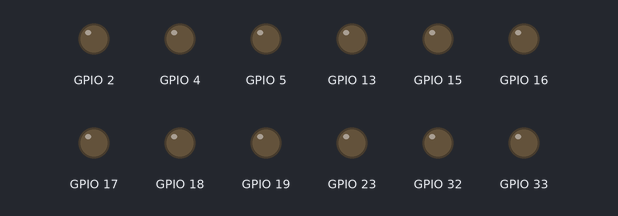
Recording of a sketch running on a simulated ESP32. On the bench: output pins drawn as LEDs (lit = HIGH). What the sketch prints to the serial monitor is not drawn.

Above: at 3.05 s.
At 6.15 s:
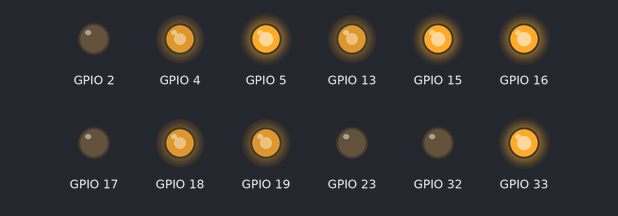
Timing chart, 0 to 9.8 s (numbered marks = the images above):
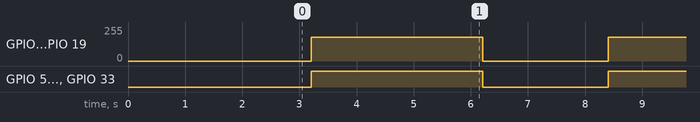

The sketch:

motor_power_test.ino
```cpp
#include <Arduino.h>
#include <esp_arduino_version.h>

constexpr uint32_t PWM_FREQ_HZ = 20000;
constexpr uint8_t PWM_RESOLUTION = 8;

// Same motor-driver pin mapping used by firmware/esp32_base/esp32_base.ino.
#define FR_PWM 18
#define FR_DIR1 5
#define FR_DIR2 17

#define FL_PWM 19
#define FL_DIR1 33
#define FL_DIR2 32

#define RR_PWM 4
#define RR_DIR1 16
#define RR_DIR2 2

#define RL_PWM 13
#define RL_DIR1 15
#define RL_DIR2 23

constexpr int TEST_PWM = 180;
constexpr int RUN_MS = 3000;
constexpr int STOP_MS = 1000;

struct Motor {
  const char *name;
  int pwm_pin;
  int channel;
  int dir1_pin;
  int dir2_pin;
};

Motor front_right = {"FR", FR_PWM, 0, FR_DIR1, FR_DIR2};
Motor front_left = {"FL", FL_PWM, 1, FL_DIR1, FL_DIR2};
Motor rear_right = {"RR", RR_PWM, 2, RR_DIR1, RR_DIR2};
Motor rear_left = {"RL", RL_PWM, 3, RL_DIR1, RL_DIR2};

Motor *motors[] = {&front_left, &front_right, &rear_left, &rear_right};

void writePwm(const Motor &motor, int duty) {
#if ESP_ARDUINO_VERSION_MAJOR >= 3
  ledcWrite(motor.pwm_pin, duty);
#else
  ledcWrite(motor.channel, duty);
#endif
}

void setupMotor(const Motor &motor) {
  pinMode(motor.dir1_pin, OUTPUT);
  pinMode(motor.dir2_pin, OUTPUT);
  digitalWrite(motor.dir1_pin, LOW);
  digitalWrite(motor.dir2_pin, LOW);

#if ESP_ARDUINO_VERSION_MAJOR >= 3
  if (!ledcAttach(motor.pwm_pin, PWM_FREQ_HZ, PWM_RESOLUTION)) {
    Serial.printf("PWM attach failed for %s on pin %d\n", motor.name, motor.pwm_pin);
    while (true) {
      delay(1000);
    }
  }
#else
  if (ledcSetup(motor.channel, PWM_FREQ_HZ, PWM_RESOLUTION) <= 0.0) {
    Serial.printf("PWM setup failed for %s on channel %d\n", motor.name, motor.channel);
    while (true) {
      delay(1000);
    }
  }
  ledcAttachPin(motor.pwm_pin, motor.channel);
#endif
  writePwm(motor, 0);
}

void setMotor(const Motor &motor, int pwm) {
  pwm = constrain(pwm, -255, 255);
  if (pwm > 0) {
    digitalWrite(motor.dir1_pin, HIGH);
    digitalWrite(motor.dir2_pin, LOW);
    writePwm(motor, pwm);
  } else if (pwm < 0) {
    digitalWrite(motor.dir1_pin, LOW);
    digitalWrite(motor.dir2_pin, HIGH);
    writePwm(motor, -pwm);
  } else {
    digitalWrite(motor.dir1_pin, LOW);
    digitalWrite(motor.dir2_pin, LOW);
    writePwm(motor, 0);
  }
}

void stopAll() {
  for (Motor *motor : motors) {
    setMotor(*motor, 0);
  }
}

void runOne(const Motor &motor, int pwm, int duration_ms) {
  Serial.printf("%s pwm=%d\n", motor.name, pwm);
  stopAll();
  delay(200);
  setMotor(motor, pwm);
  delay(duration_ms);
  stopAll();
  delay(STOP_MS);
}

void runAll(int pwm, int duration_ms) {
  Serial.printf("ALL pwm=%d\n", pwm);
  stopAll();
  delay(200);
  for (Motor *motor : motors) {
    setMotor(*motor, pwm);
  }
  delay(duration_ms);
  stopAll();
  delay(STOP_MS);
}

void setup() {
  Serial.begin(115200);
  delay(1000);
  Serial.println();
  Serial.println("Motivon standalone motor power test starting.");
  Serial.println("No Wi-Fi, no ROS, no encoders, no IMU.");
  Serial.printf("TEST_PWM=%d. Clear the wheels before upload/reset.\n", TEST_PWM);

  for (Motor *motor : motors) {
    setupMotor(*motor);
  }
  stopAll();
  delay(2000);
}

void loop() {
  Serial.println("ALL WHEELS FORWARD FAST.");
  runAll(TEST_PWM, RUN_MS);

  Serial.println("Stopped. Repeating forward-only test.");
  stopAll();
  delay(STOP_MS);
}
```

Measured:
- by itself, GPIO 4, GPIO 13, GPIO 18, GPIO 19: alternates 179/255 for 3.0 s and 0/255 for 2.2 s
- by itself, GPIO 5, GPIO 15, GPIO 16, GPIO 33: alternates HIGH for 3.0 s and LOW for 2.2 s
